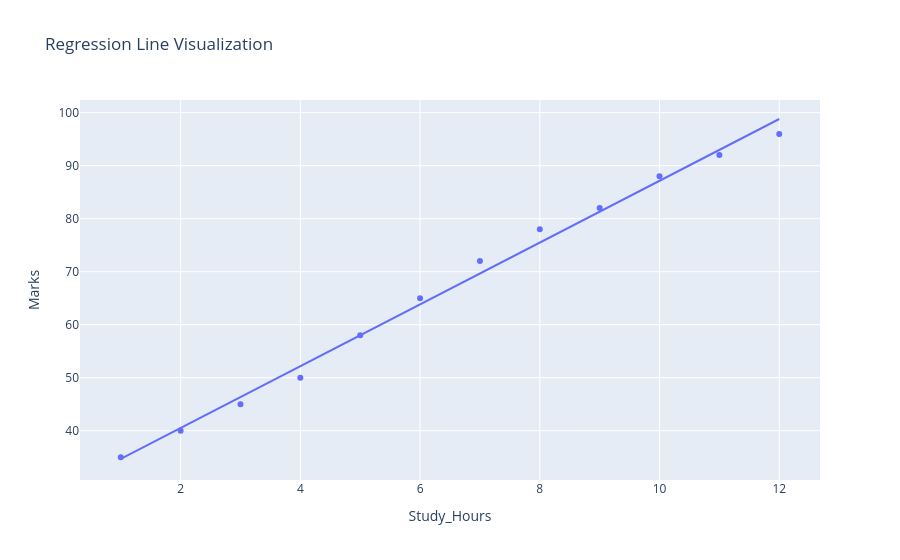

Write notebook code for a chart like this one.
### Code cell
# ==================================================
# PART 9 - PLOT 4
# REGRESSION LINE VISUALIZATION
# ==================================================

fig = px.scatter(
    df,
    x="Study_Hours",
    y="Marks",
    trendline="ols",
    title="Regression Line Visualization"
)

fig.show()

### Figure 1 — Plotly figure (JSON) as saved in the notebook; plotly's stock layout.template omitted (floating-point values rounded to 4 significant figures)
{"data": [{"hovertemplate": "Study_Hours=%{x}<br>Marks=%{y}<extra></extra>", "legendgroup": "", "marker": {"color": "#636efa", "symbol": "circle"}, "mode": "markers", "name": "", "orientation": "v", "showlegend": false, "type": "scatter", "x": [1, 2, 3, 4, 5, 6, 7, 8, 9, 10, 11, 12], "xaxis": "x", "y": [35, 40, 45, 50, 58, 65, 72, 78, 82, 88, 92, 96], "yaxis": "y"}, {"hovertemplate": "<b>OLS trendline</b><br>Marks = 5.82867 * Study_Hours + 28.8636<br>R<sup>2</sup>=0.993852<br><br>Study_Hours=%{x}<br>Marks=%{y} <b>(trend)</b><extra></extra>", "legendgroup": "", "marker": {"color": "#636efa", "symbol": "circle"}, "mode": "lines", "name": "", "showlegend": false, "type": "scatter", "x": [1, 2, 3, 4, 5, 6, 7, 8, 9, 10, 11, 12], "xaxis": "x", "y": [34.69, 40.52, 46.35, 52.18, 58.01, 63.84, 69.66, 75.49, 81.32, 87.15, 92.98, 98.81], "yaxis": "y"}], "layout": {"legend": {"tracegroupgap": 0}, "title": {"text": "Regression Line Visualization"}, "xaxis": {"anchor": "y", "domain": [0, 1], "title": {"text": "Study_Hours"}}, "yaxis": {"anchor": "x", "domain": [0, 1], "title": {"text": "Marks"}}}}
